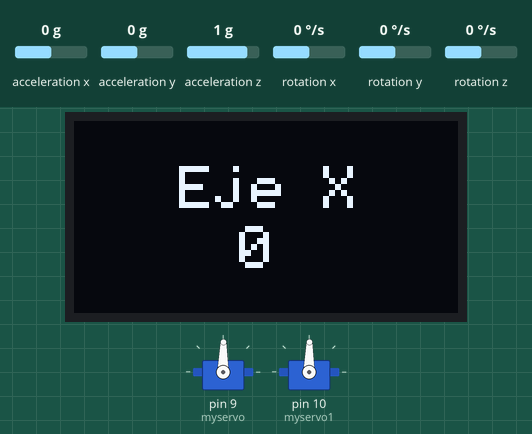
Recording of a sketch running on a simulated Arduino Uno, built with avr-gcc and run on an emulated ATmega328P. Parts: 2 × servo, 128×64 one-colour display. Inputs (shaded band) come from the test bench; at power-on: acceleration x 0 g, acceleration y 0 g, acceleration z 1 g, rotation x 0 °/s, rotation y 0 °/s, rotation z 0 °/s. What the sketch prints to the serial monitor is not drawn.

Above: at 1.2 s.
1.3 s: acceleration x set to -1.4 g
At 2.6 s:
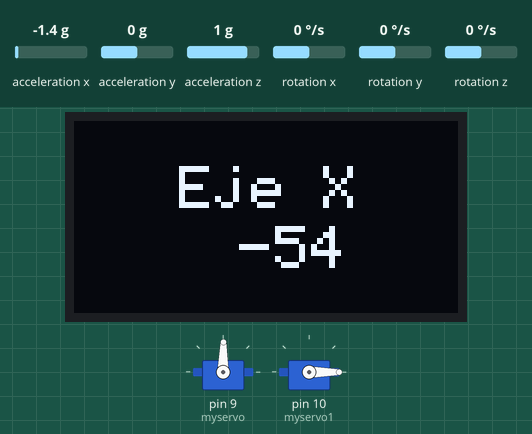
2.9 s: acceleration y set to 0.8 g
At 4.3 s:
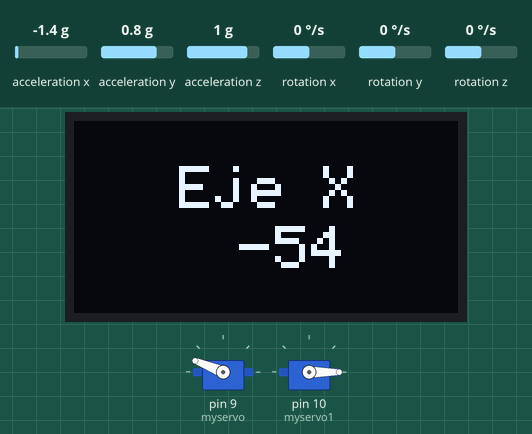
4.5 s: acceleration x set to 1.4 g
At 5.3 s:
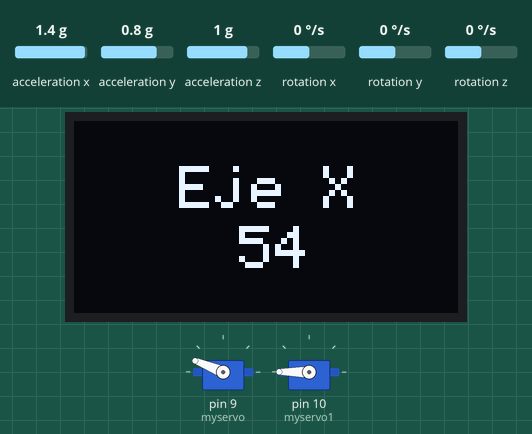
6.1 s: acceleration x set to -0.8 g
At 8.0 s:
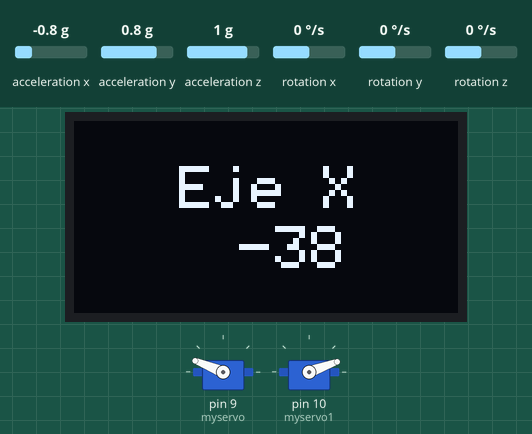
8.2 s: acceleration y set to 1.4 g
At 8.8 s:
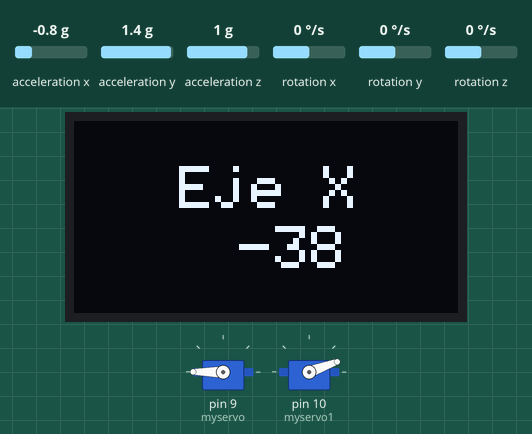
9.8 s: acceleration x set to 0.8 g
At 11.9 s:
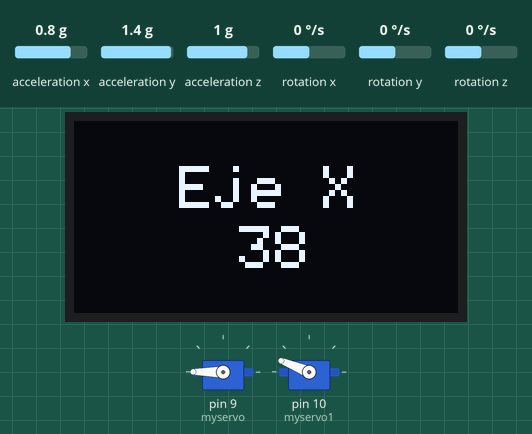
Timing chart, 0 to 12.4 s (numbered marks = the images above; inputs shaded):
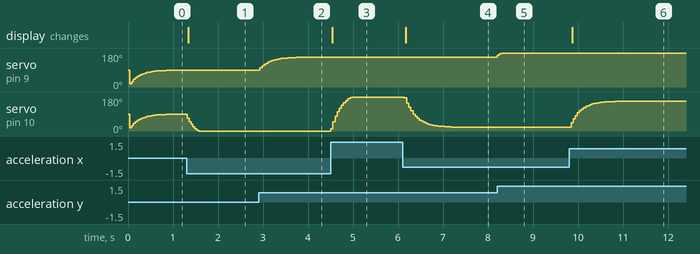

The sketch:

mpu6050_eje_x_servo_con_oled.ino
```cpp
 #include <Wire.h>
#include <MPU6050.h>
#include <Servo.h>

#include <Wire.h>
#include <Adafruit_SSD1306.h>
#include <Adafruit_GFX.h>

#define ALTO 64
#define ANCHO 128
#define OLED_RESET 4
Adafruit_SSD1306 oled(ANCHO, ALTO, &Wire, OLED_RESET);

MPU6050 mpu;
Servo myservo;
Servo myservo1;

int16_t ax, ay, az;
int16_t gx, gy, gz;
int pitch, roll;  //cambiar float por int para que no vibre tanto el servo

int servoPos;//servo de abajo
float Y = 0.0;
float alpha = 0.18;
float S = Y;

int servoPos1;//servo del medio
float Y1 = 0.0;
float alpha1 = 0.18;
float S1 = Y1;

void setup() {
  Wire.begin();
  Serial.begin(9600);

  myservo.attach(9);
  myservo1.attach(10);

  mpu.initialize();
  Serial.println("MPU6050 inicializado correctamente");

  Wire.begin();
  oled.begin(SSD1306_SWITCHCAPVCC,0x3C);
}

void loop() {
  mpu.getMotion6(&ax, &ay, &az, &gx, &gy, &gz);

  pitch = atan2(-ay, -az) * RAD_TO_DEG;
  roll = atan2(ax,  az) * RAD_TO_DEG;

  servoPos = map(-ay, 17000, -17000, 0, 180);
  servoPos1 = map(ax, -17000, 17000, 0, 180);

  Y = servoPos;
  S = (alpha*Y)+((1-alpha)*S);//filtro del servo de abajo

  Y1 = servoPos1;
  S1 = (alpha1*Y1)+((1-alpha1)*S1);//filtro del servo del medio

  Serial.println(S);
  Serial.println(S1);
  myservo.write(S);
  myservo1.write(S1);

  Serial.print("Ángulo del eje X: ");
  Serial.println(roll);
  Serial.println(pitch);

  oled.clearDisplay();
  oled.setTextSize(2);
  oled.setTextColor(WHITE);
  oled.setCursor(35,15);
  oled.println("Eje X");
  oled.setCursor(55,35);
  oled.println(roll);
  oled.display();

  delay(10); // Pequeña espera para evitar la sobrecarga del puerto serie
}
```

Measured:
- after the input at 1.3 s, servo on pin 10 (myservo1): 89° → 0° at once; the display: changes at once (image 1)
- after the input at 2.9 s, servo on pin 9 (myservo): moves from 89° to 158° over 1.0 s, starting at once
- after the input at 4.5 s, servo on pin 10 (myservo1): moves from 0° to 180° over 0.46 s, starting at once; the display: changes at once (image 3)
- after the input at 6.1 s, servo on pin 10 (myservo1): moves from 180° to 20° over 1.2 s, starting at once; the display: changes after 0.08 s (image 4)
- after the input at 8.2 s, servo on pin 9 (myservo): 158° → 180° at once
- after the input at 9.8 s, servo on pin 10 (myservo1): moves from 20° to 158° over 1.1 s, starting after 0.05 s; the display: changes after 0.08 s (image 6)
